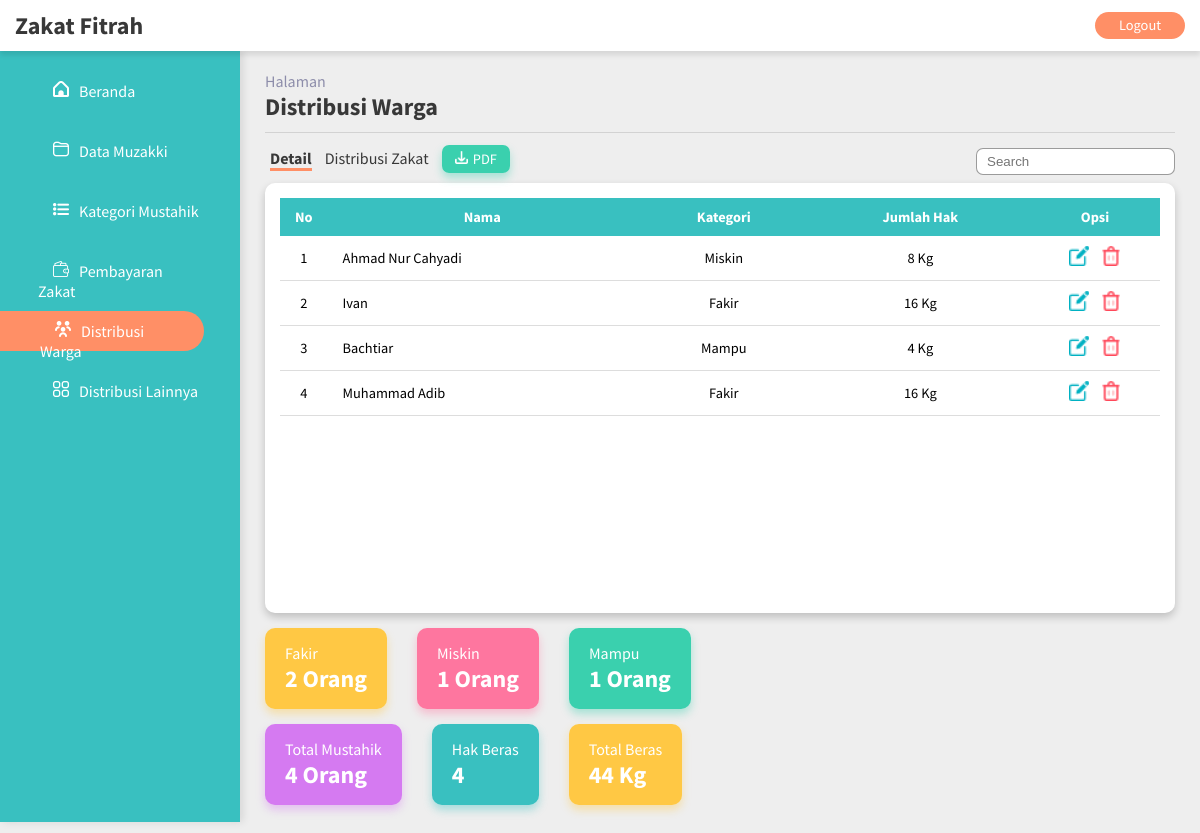
Screenshot of /pages/distribusi_warga/distribusi_warga_page.php with the database file from the repository.
### tables this page shows
CREATE TABLE `mustahik_warga` (
  `id_mustahikwarga` int(11) NOT NULL,
  `nama` varchar(255) DEFAULT NULL,
  `kategori` varchar(10) DEFAULT NULL,
  `hak` int(255) DEFAULT NULL
);

### pages/distribusi_warga/distribusi_warga_page.php (the view, shortened to what this page needs)
<?php
include ('../../function.php');
?>
<!DOCTYPE html>
<html lang="id">
<head>
    <link rel="stylesheet" href="../../style/style.css">
    <link rel="stylesheet" href="../../assets/fontawesome/css/all.css">
</head>
<body>
<header>
    <div class="header-wrapper">
        <h2>Zakat Fitrah</h2>
        <a class="btn btn-danger" href="../../logout.php">Logout</a>
    </div>
</header>
<main>
    <div class="flex-container">
        <div class="sidemenu">
            <div class="menu">
                <a href="../../index.php"><img src="../../assets/img/home.png" class="menu-icon">Beranda</a>
            </div>
            <div class="menu">
                <a href="../muzakki/muzakki_page.php"><img src="../../assets/img/folder.png" class="menu-icon">Data Muzakki</a>
            </div>
            <div class="menu">
                <a href="../mustahik/mustahik_page.php"><img src="../../assets/img/list.png" class="menu-icon">Kategori Mustahik</a>
            </div>
            <div class="menu">
                <a href="../bayar_zakat/bayar_zakat_pages.php"><img src="../../assets/img/wallet.png" class="menu-icon">Pembayaran Zakat</a>
            </div>
            <div class="menu-active">
                <a href="distribusi_warga_page.php"><img src="../../assets/img/peoples.png" class="menu-icon">Distribusi Warga</a>
            </div>
            <div class="menu">
                <a href="../distribusi_lainnya/distribusi_lainnya_page.php"><img src="../../assets/img/menu.png" class="menu-icon">Distribusi Lainnya</a>
            </div>
        </div>
        <div class="content-area">
            <div class="page-title">
                <p>Halaman</p>
                <h2>Distribusi Warga</h2>
            </div>
            <div class="table-card">
                <a href="distribusi_warga_page.php" class="tb-menu-active">Detail</a>
                <a href="tabel_distribusi_warga.php" class="tb-menu">Distribusi Zakat</a>
                <a href="../../report/laporan_distribusiwarga.php" class="btn-pdf green" style="color: #ffffff; font-size: 0.9em;"><img src="../../assets/img/donwload.png">PDF</a>
                <form method="get" action="" class="search">
                    <input class="search-form" type="text" name="search" placeholder="Search">
                </form>
                <div class="table-card-2">
                    <div class="table-container">
                        <table class="content-table">
                            <thead>
                            <tr align="center">
                                <th style="width: 20px">No</th>
                                <th>Nama</th>
                                <th>Kategori</th>
                                <th>Jumlah Hak</th>
                                <th>Opsi</th>
                            </tr>
                            </thead>
                            <tbody>
                            <?php
                            $no = 1;
                            $sql = $koneksi->query("select * from mustahik_warga");
                            while ($data = $sql->fetch_assoc()) {
                                ?>
                                <tr>
                                    <td align="center" style="width: 20px"><?php echo $no++;?></td>
                                    <td><?php echo $data['nama'];?></td>
                                    <td align="center"><?php echo $data['kategori'];?></td>
                                    <td align="center"><?php echo $data['hak'];?> Kg</td>
                                    <td style="width: 130px;" align="center">
                                        <a href='ubah.php?id_mustahikwarga=<?php echo $data['id_mustahikwarga'] ?>'><img src="../../assets/img/edit (2).png"></a>
                                        <a href='hapus.php?id_mustahikwarga=<?php echo $data['id_mustahikwarga'] ?>&nama=<?php echo $data['nama'] ?>'><img src="../../assets/img/trash.png"></a>
                                    </td>
                                </tr>
                            <?php } ?>
                            </tbody>
                        </table>
                    </div>
                </div>
                <?php
                $mustahik = $koneksi->query("select * from mustahik_warga");
                $totalmustahik = mysqli_num_rows($mustahik);
                $fakir = $koneksi->query("select * from mustahik_warga where kategori='Fakir'");
                $totalfakir = mysqli_num_rows($fakir);
                $miskin = $koneksi->query("select * from mustahik_warga where kategori='Miskin'");
                $totalmiskin = mysqli_num_rows($miskin);
                $mampu = $koneksi->query("select * from mustahik_warga where kategori='Mampu'");
                $totalmampu = mysqli_num_rows($mampu);
                $totalberas = 0;
                while ($data = $mustahik->fetch_assoc()) {
                    $totalberas += $data['hak'];
                }
                ?>
                <div class="main-content-flex">
                    <div class="flex-content">
                        <div class="total-card distribusi first yellow">
                            <p>Fakir</p>
                            <h2><?php echo $totalfakir; ?> Orang</h2>
                        </div>
                        <div class="total-card distribusi second pink">
                            <p>Miskin</p>
                            <h2><?php echo $totalmiskin; ?> Orang</h2>
                        </div>
                        <div class="total-card distribusi green">
                            <p>Mampu</p>
                            <h2><?php echo $totalmampu; ?> Orang</h2>
                        </div>
                    </div>
                    <div class="flex-content">
                        <div class="total-card distribusi first purple">
                            <p>Total Mustahik</p>
                            <h2><?php echo $totalmustahik; ?> Orang</h2>
                        </div>
                        <div class="total-card distribusi second blue">
                            <p>Hak Beras</p>
                            <h2><?php echo $totalmustahik; ?></h2>
                        </div>
                        <div class="total-card distribusi yellow">
                            <p>Total Beras</p>
                            <h2><?php echo $totalberas; ?> Kg</h2>
                        </div>
                    </div>
                </div>
            </div>
        </div>
    </div>
</main>
</body>
</html>

### style/style.css (style rules this page uses)
* { box-sizing: border-box; text-decoration: none; list-style-type: none; margin: 0; padding: 0; }
body { font-family: 'Source Sans Pro', sans-serif; background: #EEEEEE; }
header { position: sticky; top: 0; }
.header-wrapper { display: flex; justify-content: space-between; align-items: center; background-color: #ffffff; box-shadow: 0 4px 5px 0 rgba(0, 0, 0, 0.1); padding: 10px 15px; position: sticky; top: 0; }
.header-wrapper h2 { color: #383838; cursor: pointer; }
.btn { width: 90px; border-radius: 25px; padding: 10px; }
.btn-danger { color: #fff; background-color: #ff8f66; text-align: center; font-size: 0.9em; line-height: 0.5; }
.btn-pdf { display: inline; padding: 5px 13px; border-radius: 7px; }
.btn-pdf img { margin-right: 5px; width: 13px; }
.flex-container { display: flex; height: 91.8vh; }
.sidemenu { width: 20%; height: 100%; box-shadow: 3px 0px 8px 0 rgba(0, 0, 0, 0.1); background-color: rgb(57, 192, 192); }
.menu { margin: 20px auto; width: 85%; height: 40px; padding: 10px 20px 5px 20px; }
.menu a { display: block; color: #ffffff; }
.menu-active { margin: 20px auto 20px 0; width: 85%; height: 40px; border-radius: 0 50px 50px 0; padding: 10px 20px 5px 40px; background-color: #ff8f66; }
.menu-active a { display: block; color: #ffffff; }
.menu-icon { margin: 0 10px 0 15px; }
.content-area { width: 80%; overflow: auto; padding: 0 25px 20px 25px; }
.page-title { width: 100%; border-bottom: 1px solid rgba(56, 56, 56, 0.15); }
.page-title p { margin-top: 20px; color: #8D8DAA; }
.page-title h2 { color: #383838; margin-bottom: 10px; }
.main-content-flex { display: flex; flex-direction: column; width: 100%; }
.flex-content { display: flex; flex-direction: row; width: 100%; }
.total-card { border-radius: 10px; padding: 15px 20px; margin: 15px 0 0 30px; text-align: justify; }
.total-card p, .total-card h2 { color: #ffffff; }
.first { margin: 15px 30px 0 0; }
.second { margin: 15px 0 0 0; }
.yellow { background-color: #ffc844; box-shadow: 0 5px 8px 0 rgba(255, 200, 68, 0.4); }
.pink { background-color: #fe769f; box-shadow: 0 5px 8px 0 rgba(254, 118, 159, 0.4); }
.purple { background-color: #d57af1; box-shadow: 0 5px 8px 0 rgba(213, 122, 241, 0.4); }
.green { background-color: #3ad0ae; box-shadow: 0 5px 8px 0 rgba(58, 208, 174, 0.4); }
.blue { background-color: #39c0c0; box-shadow: 0 5px 8px 0 rgba(57, 192, 192, 0.4); }
.table-card { padding-top: 15px; }
.table-card a { color: #383838; font-size: 16px; margin: 0 5px; }
.tb-menu-active { font-weight: bold; border-bottom: 3px solid #ff8f66; }
.table-card-2 { width: 100%; height: 430px; background-color: #ffffff; border-radius: 10px; box-shadow: 0 4px 8px 0 rgba(0, 0, 0, 0.2); padding: 15px; margin-top: 15px; }
.table-container { width: 100%; height: 400px; padding: 0; overflow: auto; }
.content-table { border-collapse: collapse; margin: 0; font-size: 0.9em; width: 100%; }
.content-table thead { position: sticky; top: 0; }
.content-table thead tr { background-color: rgb(57, 192, 192); color: #ffffff; }
.content-table th, .content-table td { padding: 10px 15px; }
.content-table tbody tr td { border-bottom: 1px solid #ddd; }
.content-table tbody tr td a img { height: 20px; margin: 0; padding: 0; }
.search { display: inline; float: right; }
.search-form { padding: 5px 10px; border-radius: 7px; border: 1px solid rgba(56, 56, 56, 0.5); }

### rows the page displays
mustahik_warga: nama "Ahmad Nur Cahyadi", kategori "Miskin", hak "8"
mustahik_warga: nama "Ivan", kategori "Fakir", hak "16"
mustahik_warga: nama "Bachtiar", kategori "Mampu", hak "4"
mustahik_warga: nama "Muhammad Adib", kategori "Fakir", hak "16"

### other values shown
$totalfakir "2"
$totalmiskin "1"
$totalmampu "1"
$totalmustahik "4"
$totalberas "44"
